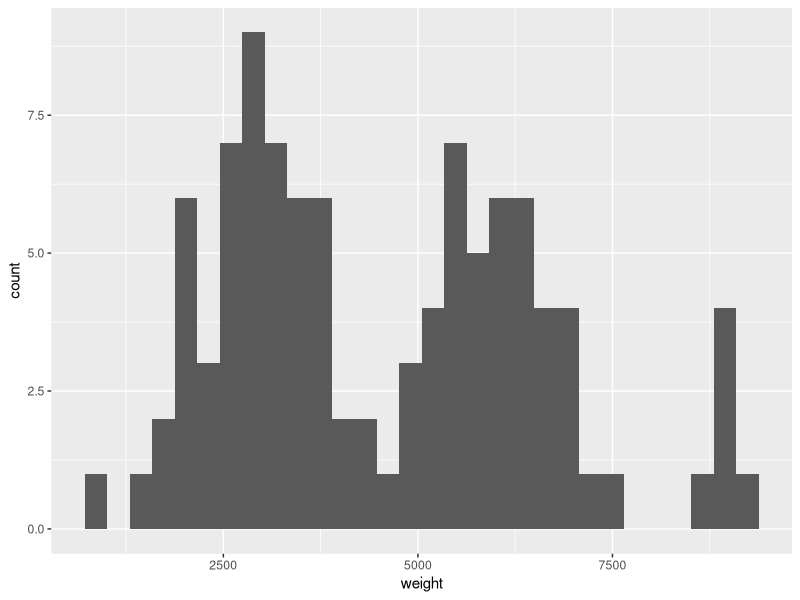
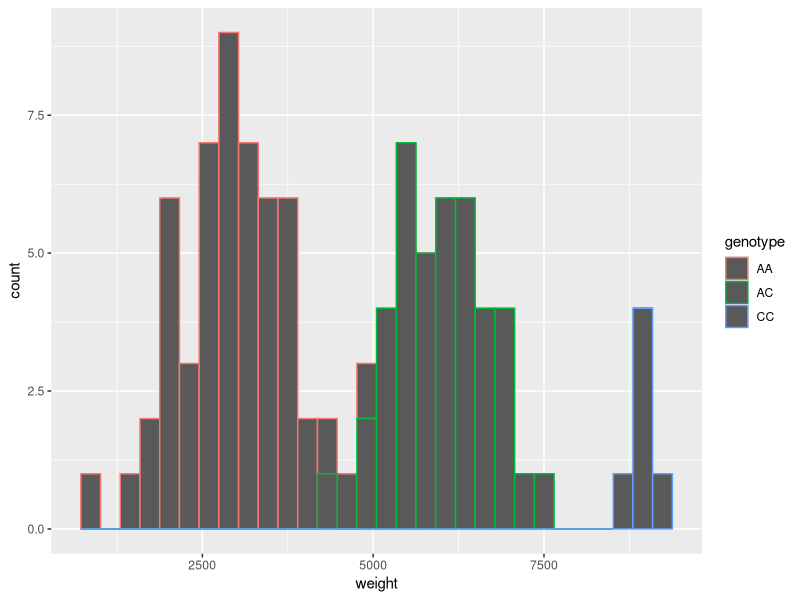
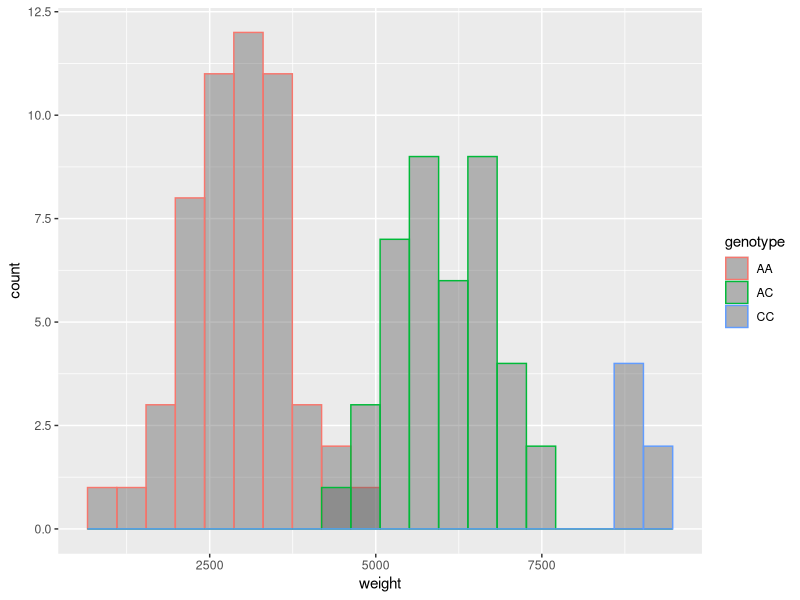
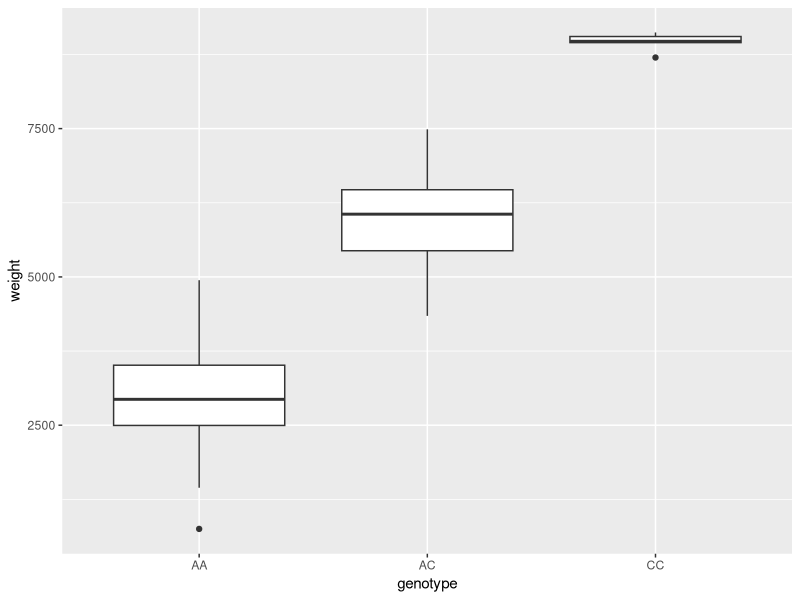
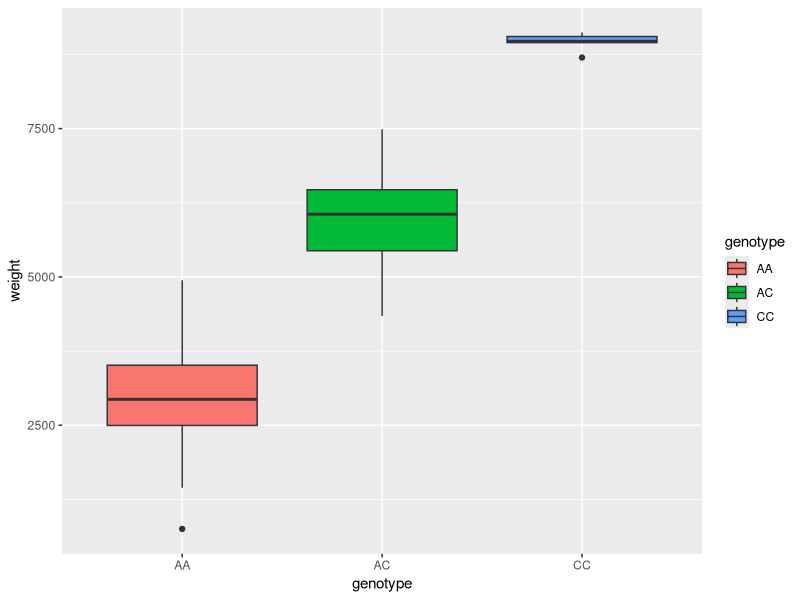
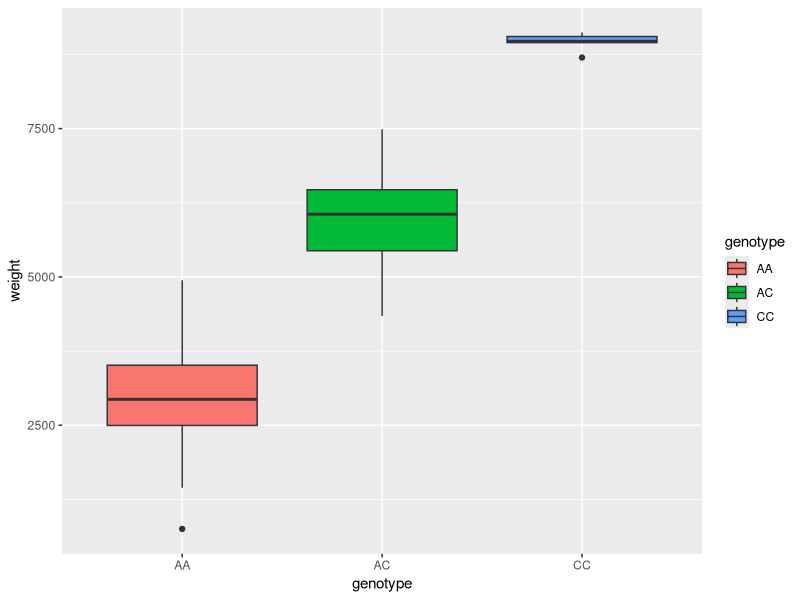
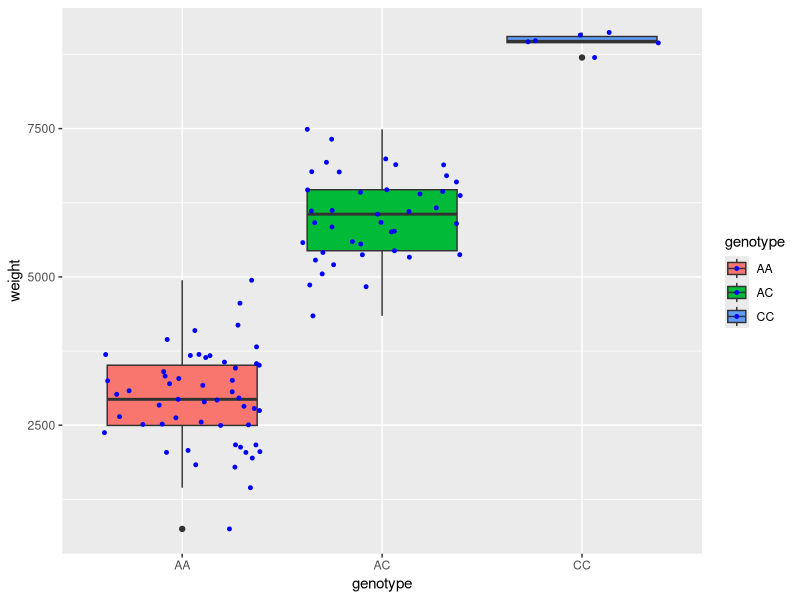
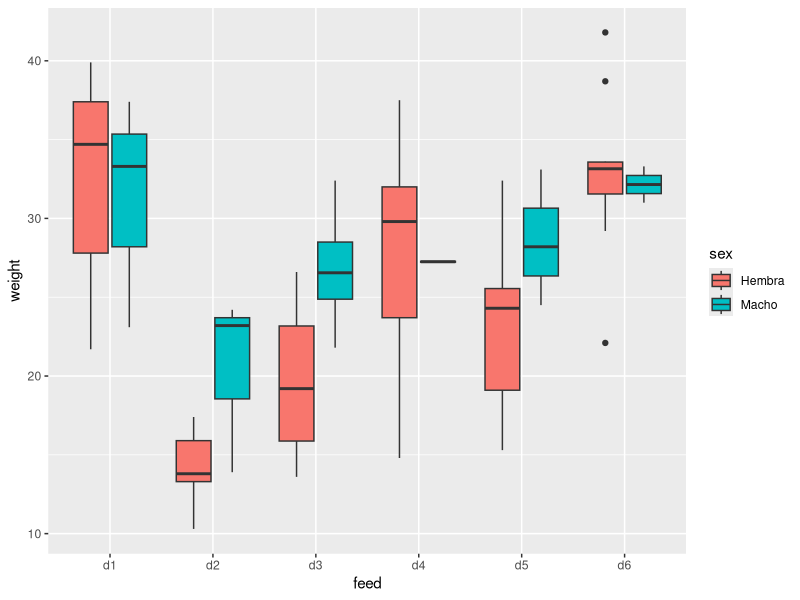

The R source for these figures, in order:
## ---- chunk 1
knitr::opts_chunk$set(echo = FALSE)
## ---- chunk 2
# Paquete para importar datos excel
library(readxl)

# Paquete para importar datos csv
library(readr)

# Librería psych para analisis de datos de matrices 
library(psych)

# Librería para gráficas avanzadas
library(ggplot2)

## ---- chunk 3
datos <- read_excel("peces.xlsx")
summary(datos)
str(datos)
## ---- chunk 4
datos$animal_id<- as.factor(datos$animal_id)
datos$genotype<- as.factor(datos$genotype)
summary(datos)
table(datos$genotype)
# Ejecute como prueba pero no incluya en el reporte esta función table(datos$weight) 
## ---- chunk 5
ggplot(datos, aes(x = weight)) +
  geom_histogram()
## ---- chunk 6
ggplot(datos, aes(x = weight)) +
  geom_histogram(aes(color = genotype))
## ---- chunk 7
ggplot(datos, aes(x = weight)) +
  geom_histogram(aes(color = genotype), 
  position = "identity", bins = 20, alpha = 0.4)
## ---- chunk 8
ggplot(datos, aes(x=genotype, y=weight)) +
    geom_boxplot()
## ---- chunk 9
ggplot(datos, aes(x=genotype, y=weight, fill=genotype)) +
    geom_boxplot()
## ---- chunk 10
ggplot(datos, aes(x=genotype, y=weight, fill=genotype)) +
    geom_boxplot()+
  labs(y="weight")
## ---- chunk 11
ggplot(datos, aes(x=genotype, y=weight, fill=genotype)) +
    geom_boxplot()+
  labs(y="weight")+
geom_jitter(color="blue", size=1, alpha=2)
## ---- chunk 12
tilapia <- read_excel("tilapia.xlsx")
tilapia$id<- as.factor(tilapia$id)
tilapia$feed<- as.factor(tilapia$feed)
tilapia$sex<- as.factor(tilapia$sex)
summary(tilapia)
table(tilapia$feed, tilapia$sex)
# Ejecute como prueba pero no incluya en el reporte  table(tilapia$feed, tilapia$id) 
## ---- chunk 13
ggplot(tilapia, aes(x=feed, y=weight, fill=sex)) +
    geom_boxplot()+
  labs(y="weight")
## ---- chunk 14
interaction.plot(tilapia$feed, tilapia$sex, tilapia$weight, fun = mean)
## ---- chunk 15
interaction.plot(tilapia$feed, tilapia$sex, tilapia$weight, fun = mean, xlab = "", ylab = "Peso promedio (g)", col=1:2, trace.label="Sexo", pch = c(15, 16), type = "b")

## ---- chunk 16
plot.design(tilapia$weight ~ tilapia$sex + tilapia$feed, xlab = "Factores", ylab="Weight", col="blue")

## ---- chunk 17
repro <- read_csv("Reproductive_traits.csv")
repro$`sampling year` <- as.factor(repro$`sampling year`)
repro$`sampling river` <- as.factor(repro$`sampling river`)
summary(repro)
## ---- chunk 18
# Gráfica de correlación de variables continuas
pairs.panels(repro[,1:7], method = "pearson", hist.col = "red",  density = TRUE, font=2)
## ---- chunk 19
# Gráfica de correlación de variables continuas
pairs.panels(repro[,3:7], method = "pearson", hist.col = "red",  density = TRUE, font=2)
